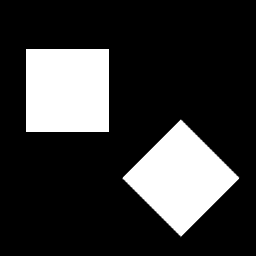
%> input picture lab8/src/kwadraty.png, 256 x 256 px
$ octave IIB.m   (GNU Octave 9; MATLAB toolbox functions it lacks are replaced by stand-ins)
%> lines starting %> are read from the running program, lines starting %| are printed output that depends on the picture; in (x1, y1, x2, y2) boxes, pixels count from 0 and x2, y2 are one past the last pixel; in counts of white or black regions, pixels touching at a corner belong together; the program's own positions count from 1
close all;
clearvars;
clc;

I = imread('src/kwadraty.png');
%> I is the input picture: size 256x256 uint8; min 0, max 255, mean 53.6

[H, theta, rho] = hough(edge(I, 'canny'));
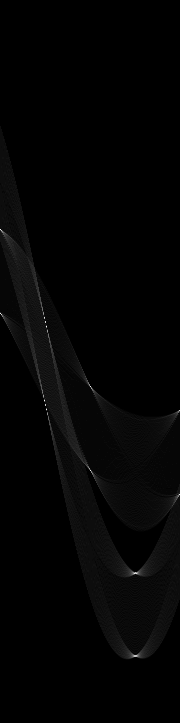
%> H: size 723x180 double; min 0, max 73, mean 1.1; drawn with min black and max white
%> theta = 180 values from -90 to 89; rho = 723 values from -361 to 361

Max = houghpeaks(H, 8, 'Threshold', 0.82*max(H(:)), 'NHoodSize', [55 55]);
%> Max = [230 1; 401 45; 327 47; 314 1; 387 91; 471 91; 574 135]

figure;
subplot(1,3,1);
imshow(I);
subplot(1,3,2);
imshow(edge(I, 'canny'));
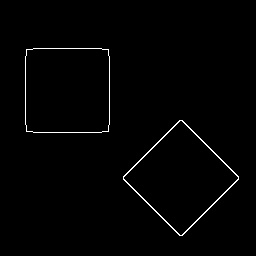
%> displayed picture: size 256x256 logical; 1.2% white in thin lines or dots, all inside (x1, y1, x2, y2) = (25, 48, 239, 236)
subplot(1,3,3);
imshow(H, []);
hold on;
plot(Max(:,2), Max(:,1), 'o');
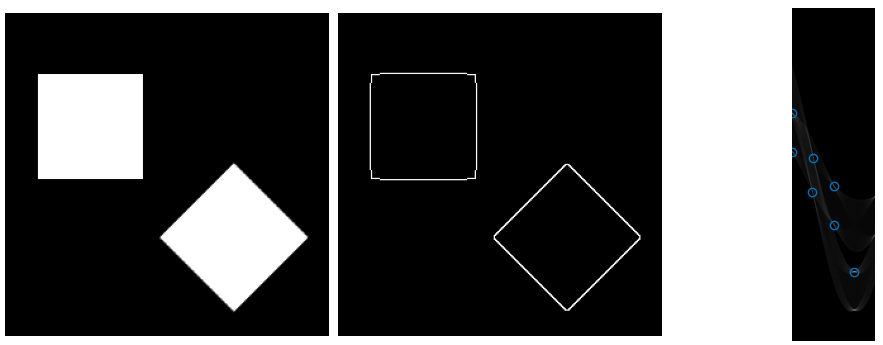
%> figure redrawn from the program's plot data, 3 panels

lines = houghlines(I,theta,rho,Max,'FillGap',5,'MinLength',7);
%> lines = 5 lines; point1 to point2 (x, y): (123, 180) to (182, 119), (123, 178) to (181, 238), (181, 120) to (240, 178), (27, 78) to (79, 132), (168, 133) to (196, 133)
figure, imshow(I), hold on
max_len = 0;
for k = 1:length(lines)
   xy = [lines(k).point1; lines(k).point2];
   plot(xy(:,1),xy(:,2),'LineWidth',2,'Color','green');

   % Plot beginnings and ends of lines
   plot(xy(1,1),xy(1,2),'x','LineWidth',2,'Color','yellow');
   plot(xy(2,1),xy(2,2),'x','LineWidth',2,'Color','red');

   % Determine the endpoints of the longest line segment
   len = norm(lines(k).point1 - lines(k).point2);
   if ( len > max_len)
      max_len = len;
      xy_long = xy;
   end
end
%> this loop made 5 passes
%> (len, max_len, xy_long) on passes 1, 2, 4, 5: (28, 28, [168 133; 196 133]), (82.73, 82.73, [181 120; 240 178]), (83.45, 83.45, [123 178; 181 238]), (84.86, 84.86, [123 180; 182 119])
%> (xy, len) on pass 3: ([27 78; 79 132], 74.97)
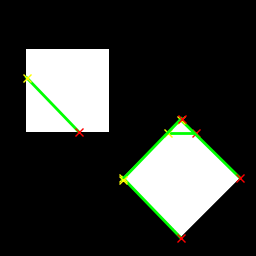
%> figure redrawn from the program's plot data
